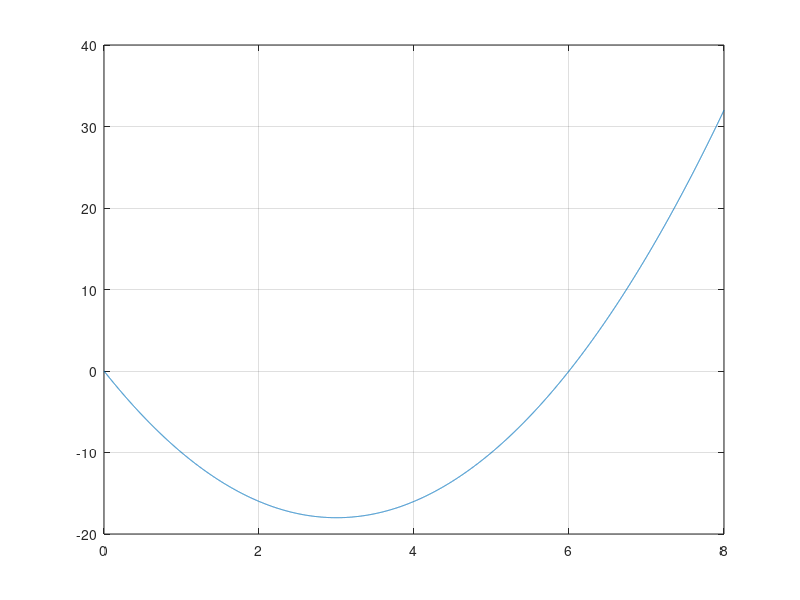

The MATLAB source for this figure:
function GoldenRatioOptimizationMethod
% Метод золотого сечения (оптимизационный).
% Установка формата вывода.
format long
% Очистка экрана.
clc
% Очистка переменных.
clear

% Заданная точность вычислений.
e = 0.001;
% Границы отрезка.
a = 0;
b = 8;
% Текущее количество итераций.
iter = 0;
% Максимальное число итераций (страховка).
max_iter_number = 30;    % Значения от 0 и менее не ставить!
% Исходное уравнение.
f = inline('2 * x.^2 - 12 * x');
% Золотое сечение.
F = (1 + sqrt(5)) / 2;

% Вывод графика.
x = a : e : b;
plot(x, f(x));
grid on;

disp ('Метод золотого сечения (метод оптимизации):');
disp (['Отрезок [' num2str(a) ';' num2str(b) ']']);

hasX1AndX2 = true;

% Если при заданных границах отрезка необходимая точность вычислений уже
% достигнута, то цикл не будет выполнен ни разу. В таком случае в качестве
% корня выбираем одну из границ отрезка.
if (abs(a - b) < e)
    x = a;
    
    % Для корректного вывода результатов поднимается флаг,
    % что x1 и x2 не будут вычисляться.
    hasX1AndX2 = false;
end

while ((abs(a - b) >= e) && (iter < max_iter_number))
    iter = iter + 1;

    % Вычисление опорных точек деления.
    x1 = b - (b - a) / F;
    x2 = a + (b - a) / F;

    % Переназначение границ отрезка.
    if (f(x1) >= f(x2))
        a = x1;
    else
        b = x2;
    end
    
    x = (a + b) / 2;
end

% Вывод результатов.
if (hasX1AndX2)
    disp (['x1 = ' num2str(x1)]);
    disp (['x2 = ' num2str(x2)]);
end
disp (['f(x) = ' num2str(f(x))]);
disp (['x = ' num2str(x)]);
disp (['Заданная точность вычислений: ' num2str(e)]);
disp (['Количество итераций: ' num2str(iter)]);
